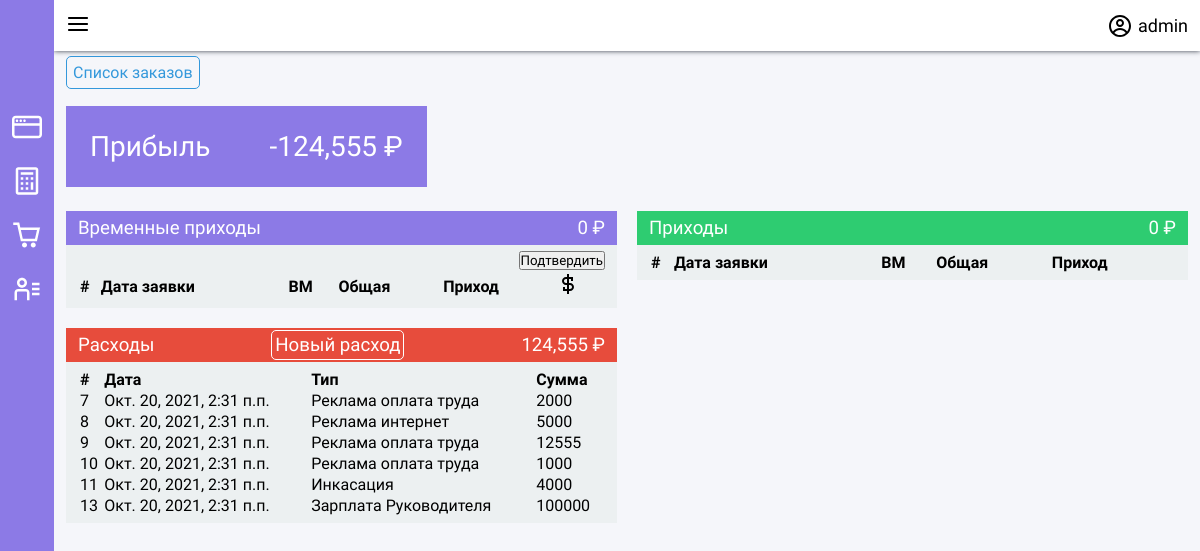
The page / (signed in) on the database its author committed.
### app/models.py (models this page shows)
class User(AbstractUser):
    pass

class Spending(models.Model):
    class Meta:
        verbose_name = 'Расход'
        verbose_name_plural = 'Расходы'
    TypeChoices = tuple(enumerate(['Реклама оплата труда', 'Реклама материал', 'Реклама интернет', 'Зарплата Руководителя', 'Зарплата Подчиненых', 'Командировка', 'Аренда', 'Инкасация', 'Перенос с прошлого мес.']))
    date = models.DateTimeField(verbose_name='Дата расхода', blank=True, null=True)
    spending_type = models.SmallIntegerField(verbose_name='Тип', choices=TypeChoices, default=TypeChoices[0][0])
    comment = models.TextField(verbose_name='Комментарий', blank=True, null=True, max_length=512)
    amount = models.IntegerField(verbose_name='Сумма')
    @property
    def verbose_type(self):
        return dict(Spending.TypeChoices)[self.spending_type]

### app/views.py (the view, shortened to what this page needs)
# urls.py: path('', views.index, name='index'),
def index(request):
    if not request.user.is_authenticated:
        return redirect(reverse_lazy('login'))
    if request.method == 'GET':
        sum_cash = get_sum_cash()
        spends_amount = get_all_spends()
        profit = sum_cash - spends_amount
        context = {
            'uncashed_orders': models.Order.objects.filter(order_status='R').filter(cashed=False).exclude(master=None).order_by('-closing_date'),
            'cashed_orders': models.Order.objects.filter(order_status='R').filter(cashed=True).exclude(master=None).order_by('-closing_date'),
            'temp_cash': get_sum_temp_cash(),
            'cash': sum_cash,
            'spends': models.Spending.objects.all(),
            'spends_amount': spends_amount,
            'profit': profit,
        }
        return render(request, 'index.html', context=context)

### app/templatetags/my_tags.py (called while the page is built)
@register.filter(name='humanize_int')
def humanize_int(number):
    return humanize.intcomma(number)

### app/views.py (called while the page is built)
def get_sum_temp_cash():
    queryset = models.Order.objects.filter(order_status='R').exclude(cashed=True).exclude(master=None)
    t = 0
    for order in queryset:
        t += order.get_clear_amount
    return t

def get_sum_cash():
    queryset = models.Order.objects.filter(order_status='R').filter(cashed=True).exclude(master=None)
    t = 0
    for order in queryset:
        t += order.get_cashed_value
    return t

def get_all_spends():
    queryset = models.Spending.objects.all()
    t = 0
    for spend in queryset:
        t += spend.amount
    return t

### templates/index.html (shortened to what this page needs)
{% extends 'base.html' %}
{% load my_tags %}
{% load static %}
{% block html_header %}
<link rel="stylesheet" href="{% static 'css/box-office.css' %}">
<link rel="stylesheet" href="{% static 'css/orders.css' %}">
{% endblock %}
{% block content %}
<div class="container">
    <a href="{% url 'orders' %}" class="button-primary">Список заказов</a>
    <div class="metric">
        <div class="metric_card">
            <div class="metric_header">
                Прибыль
            </div>
            <div class="metric_info">
                {{ profit|humanize_int }} ₽
            </div>
        </div>
    </div>
    <div class="box-office">
        <div class="temp">
            <div class="box_header">
                <div>Временные приходы</div>
                <div>{{ temp_cash|humanize_int }} ₽</div>
            </div>
            <div class="box_body">
                <table style="width: 100%; text-align: left;">
                    <tr>
                        <th>#</th>
                        <th>Дата заявки</th>
                        <th>ВМ</th>
                        <th>Общая</th>
                        <th>Приход</th>
                        <th>                </th>
                    </tr>
                    <form method="POST">
                        <div style="display: flex; justify-content: flex-end;">
                            <input type="submit" value="Подтвердить">
                        </div>
                    </form>
                </table>
            </div>
        </div>
        <div class="profit">
            <div class="box_header" style="background-color: #2ecc71;">
                <div>Приходы</div>
                <div>{{ cash|humanize_int }} ₽</div>
            </div>
            <div class="box_body">
                <table style="width: 100%; text-align: left;">
                    <tr>
                        <th>#</th>
                        <th>Дата заявки</th>
                        <th>ВМ</th>
                        <th>Общая</th>
                        <th>Приход</th>
                    </tr>
                </table>
            </div>
        </div>
        <div class="spending">
            <div class="box_header" style="background-color: #e74c3c;">
                <div>Расходы</div>
                <div><a href="{% url 'spending/create' %}" style="color: white; border: 1px solid white;">Новый расход</a></div>
                <div>{{ spends_amount|humanize_int }} ₽</div>
            </div>
            <div class="box_body">
                <table style="width: 100%; text-align: left;">
                    <tr>
                        <th>#</th>
                        <th>Дата</th>
                        <th>Тип</th>
                        <th>Сумма</th>
                    </tr>
                    {% for spend in spends %}
                    <tr>
                        <td>{{spend.id}}</td>
                        <td>{{spend.date}}</td>
                        <td>{{spend.verbose_type}}</td>
                        <td>{{spend.amount}}</td>
                    </tr>
                    {% endfor %}
                </table>
            </div>
        </div>
    </div>
</div>
{% endblock %}

### templates/base.html (shortened to what this page needs)
{% load static %}
{% load my_tags %}
<!DOCTYPE html>
<html lang="en">
<head>
    <link rel="stylesheet" href="{% static 'css/main.css' %}">
    <link rel="stylesheet" href="{% static 'css/header.css' %}">
    <link rel="stylesheet" href="{% static 'css/sidebar.css' %}">
    <link rel="stylesheet" href="{% static 'css/grid.css' %}">
    <link rel="stylesheet" href="{% static 'css/tags/warning.css' %}">
    <link rel="stylesheet" href="{% static 'css/forms.css' %}">
    <link rel="stylesheet" href="{% static 'css/masters.css' %}">
    <link rel="stylesheet" href="{% static 'css/paginator.css' %}">
    <link rel="stylesheet" href="{% static 'css/box-office.css' %}">
    {% block html_header %}{% endblock %}
</head>
<body>
    {% include 'components/sidebar.html' %}
    <div class="wrapper">
        <nav class="header p-3">
            <button class="burger_toggle">
            </button>
            <a class="profile f-row" href="{% url 'profile' request.user.id %}">
                <span>{{ request.user.username }}</span>
            </a>
        </nav>
        {% block content %}
        {% endblock %}
    </div>
</body>
</html>

### app/static/css/main.css (style rules this page uses)
* { font-family: 'Montserrat', sans-serif; padding: 0; margin: 0; --main-pink-color: #8C7AE6; --main-bg-color: #f5f6fa; }
html, body { width: 100%; height: 100%; overflow-y: hidden; display: flex; }
button, a { background: none; border: none; padding: 0px; margin: 0px; cursor: pointer; outline: none; border-radius: 5px; transition: 0.2s; text-decoration: none; color: black; padding: 3px; }
.button-primary { border: 1px solid #3498db; color: #3498db; padding: 6px; }
.wrapper { height: 100%; width: 100%; display: flex; flex-direction: column; background: var(--main-bg-color); }
.container { width: 100%; height: 100%; box-sizing: border-box; overflow-y: auto; padding: 12px; }
.f-row { display: flex; flex-direction: row; justify-content: center; align-items: center; }

### app/static/css/header.css (style rules this page uses)
.header { display: flex; flex-direction: row; align-items: center; justify-content: space-between; background: white; box-shadow: 0px 0px 5px #353b48; z-index: 9998; }
.profile { font-size: 18px; padding: 12px; }
.profile span { margin-left: 6px; }

### app/static/css/sidebar.css (style rules this page uses)
.burger_toggle { color: black; width: fit-content !important; padding: 12px; transition: 0.3s; }

### app/static/css/forms.css (style rules this page uses)
form { display: flex; flex-direction: column; }

### app/static/css/box-office.css (style rules this page uses)
.box-office { margin-top: 12px; width: 100%; display: grid; grid-template-columns: repeat(2, 1fr); grid-gap: 20px; }
.box-office div { box-sizing: border-box; }
.box-office .box_header { background-color: var(--main-pink-color); color: white; font-size: 14pt; padding: 6px 12px; display: flex; justify-content: space-between; }
.box-office .box_body { padding: 6px 12px; background-color: #ecf0f1; }

### app/static/css/orders.css (style rules this page uses)
.metric { display: grid; grid-template-columns: repeat(3, 1fr); grid-gap: 20px; margin: 24px 0; }
.metric_card { background: white; color: var(--main-pink-color); padding: 24px; font-size: 28px; display: flex; justify-content: space-between; }
.metric_card:last-of-type { background: var(--main-pink-color); color: white; }

### rows shown on the page
User: user.username "admin"
Spending: id "7", date "Окт. 20, 2021, 2:31 п.п.", verbose_type "Реклама оплата труда", amount "2000"
Spending: id "8", date "Окт. 20, 2021, 2:31 п.п.", verbose_type "Реклама интернет", amount "5000"
Spending: id "9", date "Окт. 20, 2021, 2:31 п.п.", verbose_type "Реклама оплата труда", amount "12555"
Spending: id "10", date "Окт. 20, 2021, 2:31 п.п.", verbose_type "Реклама оплата труда", amount "1000"
Spending: id "11", date "Окт. 20, 2021, 2:31 п.п.", verbose_type "Инкасация", amount "4000"
Spending: id "13", date "Окт. 20, 2021, 2:31 п.п.", verbose_type "Зарплата Руководителя", amount "100000"

### other values the page prints
{{ profit|humanize_int }} "-124,555"
{{ temp_cash|humanize_int }} "0"
{{ cash|humanize_int }} "0"
{{ spends_amount|humanize_int }} "124,555"
